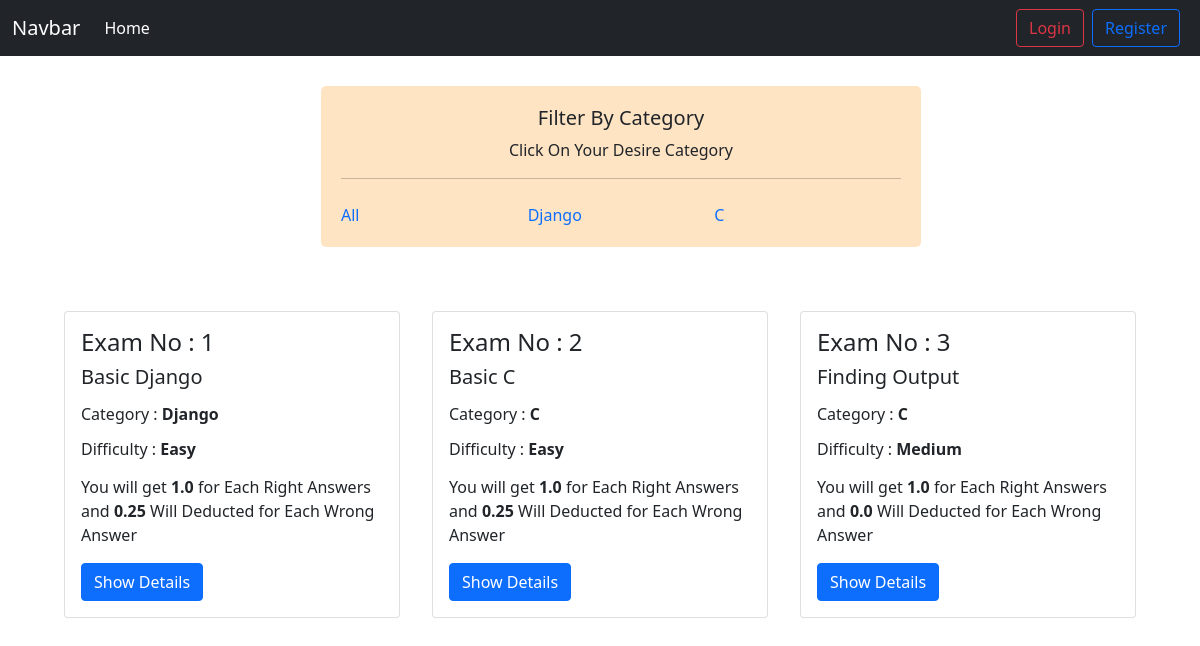
Before: /quizes/ with the older database file.
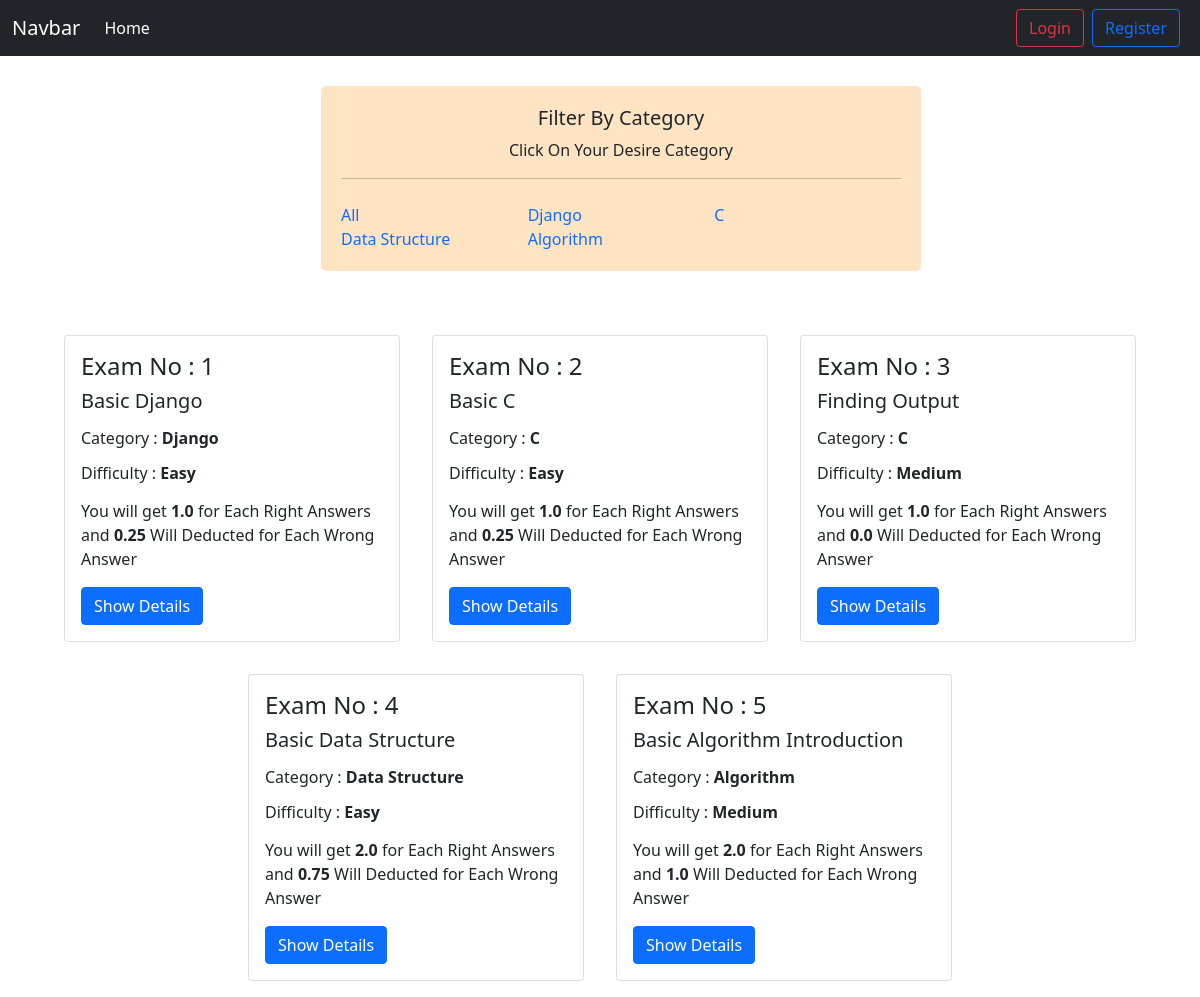
After: the same page with the newer database file.
### category/models.py (models this page shows)
class Category(models.Model):
    name = models.CharField(max_length=25)
    slug = models.SlugField(max_length=225, unique=True, blank=True, null=True)
    def __str__(self):
        return self.name

### quizes/models.py (models this page shows, shortened)
class Quiz(models.Model):
    category = models.ForeignKey(
        Category, on_delete=models.CASCADE, blank=True, null=True
    )
    topic = models.CharField(max_length=200)
    number_of_Questions = models.IntegerField()
    marks_per_right_answer = models.FloatField(blank=True, null=True)
    deduct_marks_per_wrong_answer = models.FloatField(blank=True, null=True)
    time = models.IntegerField(help_text="duration in minute")
    required_to_pass = models.IntegerField(help_text="Percent marks to need pass")
    difficulty = models.ForeignKey(Difficulty, on_delete=models.CASCADE)
    class Meta:
        verbose_name_plural = "Quizes"

### difficulty/models.py (models this page shows)
class Difficulty(models.Model):
    name = models.CharField(max_length=25)
    slug = models.SlugField(max_length=225, unique=True, blank=True, null=True)
    def __str__(self):
        return self.name

### quizes/views.py (the view)
# urls.py: path("", QuizList, name="quiz"),
def QuizList(request, category_slug=None):
    object_list = Quiz.objects.all()
    if category_slug is not None:
        category = Category.objects.get(slug=category_slug)
        object_list = Quiz.objects.filter(category=category)
    category = Category.objects.all()
    return render(
        request, "main.html", {"object_list": object_list, "category": category}
    )

### quizes/templates/main.html (shortened to what this page needs)
{% extends "base.html" %} <br />
{%load static%} {%block script%}
<link rel="stylesheet" href="{% static 'quizes/main.css' %}" />
{%endblock%} {%block style%} {%endblock%} {% block content %}
<div class="filter_container">
  <div class="cat_filter">
    <h5 class="text-center">Filter By Category</h5>
    <p class="text-center">Click On Your Desire Category</p>
    <hr>
    <div class="category d-flex flex-wrap mt-4">
      <a href="{%url "quiz"%}" class="text-decoration-none col-sm-4">All</a>
      {%for cat in category%}
         <div class="col-sm-4">
          <a class="text-decoration-none" href="{%url "cat_wise_post" cat.slug %}">{{cat.name}}</a>
         </div>
      {%endfor%}
    </div>
  </div>
</div>
<div class="quiz_container px-5 d-flex">
  <div class="quizes">
    <div class="d-flex flex-wrap justify-content-center mt-5">
      {%for obj in object_list%}
      <div class="col-sm-4 mt-3">
        <div class="card mx-3 mb-3">
          <div class="card-body">
            <h4>Exam No : {{obj.id}}</h4>
            <h5 class="card-title mb-3">{{obj.topic}}</h5>
            <div class="">
              <h6 class="mb-3">Category : <b>{{obj.category.name}}</b></h6>
              <h6 class="mb-3">Difficulty : <b>{{obj.difficulty.name}}</b></h6>
            </div>
            <p>
              You will get <b>{{obj.marks_per_right_answer}}</b> for Each Right
              Answers and <b>{{obj.deduct_marks_per_wrong_answer}}</b> Will
              Deducted for Each Wrong Answer
            </p>
            <a
              href="#"
              class="btn btn-primary modal-button"
              data-pk="{{obj.pk}}"
              data-quiz="{{obj.category}}"
              data-questions="{{obj.number_of_Questions}}"
              data-difficulty="{{obj.difficulty}}"
              data-time="{{obj.time}}"
              data-pass="{{obj.required_to_pass}}"
              data-bs-toggle="modal"
              data-bs-target="#quizStartModal"
              >Show Details</a
            >
          </div>
        </div>
      </div>
      {%endfor%}
    </div>
  </div>
</div>
{%endblock%}

### templates/base.html (shortened to what this page needs)
{% load static %}
<!DOCTYPE html>
<html lang="en">
  <head>
    <link
      href="https://cdn.jsdelivr.net/npm/bootstrap@5.0.2/dist/css/bootstrap.min.css"
      rel="stylesheet"
    />
    <link rel="stylesheet" href={%static "style.css"%}>
    {%block script%}
    {%endblock%}
  </head>
  <body>
    <nav class="navbar navbar-expand-lg navbar-dark bg-dark">
      <div class="container-fluid">
        <a class="navbar-brand" href="#">Navbar</a>
        <div class="collapse navbar-collapse" id="navbarSupportedContent">
          <ul class="navbar-nav me-auto mb-2 mb-lg-0">
            <li class="nav-item">
              <a class="nav-link active" aria-current="page" href="{%url "homepage"%}">Home</a>
            </li>
          </ul>
          <form class="d-flex">
            {%if user.is_authenticated%}
              <a class="btn btn-outline-danger" href="{%url 'profile'%}">Profile</a>
              <a class="btn btn-outline-primary mx-2" href="{%url "user_logout"%}">Logout</a>
            {%else%}
              <a class="btn btn-outline-danger" href="{%url "user_login"%}">Login</a>
              <a class="btn btn-outline-primary mx-2" href="{%url "register"%}">Register</a>
            {%endif%}
          </form>
        </div>
      </div>
    </nav>
    {%block content%} {%endblock%}
  </body>
</html>

### quizes/static/quizes/main.css (style rules this page uses)
.filter_container { display: flex; justify-content: space-around; }
.cat_filter { margin-top: 30px; margin-left: 72px; margin-right: 30px; padding: 20px; width: 50%; background-color: bisque; border-radius: 5px; }

Changed rows visible on the page:
added Category: name "Data Structure"
added Category: name "Algorithm"
added Quiz: id "4", topic "Basic Data Structure", category.name "Data Structure", difficulty.name "Easy", marks_per_right_answer "2.0", deduct_marks_per_wrong_answer "0.75"
added Quiz: id "5", topic "Basic Algorithm Introduction", category.name "Algorithm", difficulty.name "Medium", marks_per_right_answer "2.0", deduct_marks_per_wrong_answer "1.0"
